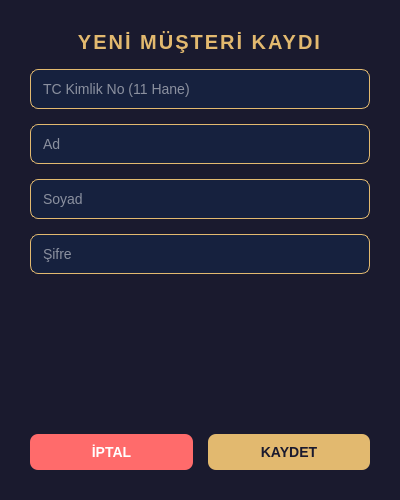
<?xml version="1.0" encoding="UTF-8"?>
<ui version="4.0">
 <class>AddCustomerDialog</class>
 <widget class="QDialog" name="AddCustomerDialog">
  <property name="geometry">
   <rect>
    <x>0</x>
    <y>0</y>
    <width>400</width>
    <height>500</height>
   </rect>
  </property>
  <property name="windowTitle">
   <string>Yeni Müşteri Ekle</string>
  </property>
  <property name="styleSheet">
   <string>QDialog {
    background-color: #1a1a2e;
}

QLabel {
    color: #e2b96f;
    font-size: 14px;
    font-weight: bold;
}

QLabel#titleLabel {
    font-size: 20px;
    letter-spacing: 2px;
}

QLineEdit {
    background-color: #16213e;
    color: #ffffff;
    border: 1px solid #e2b96f;
    border-radius: 8px;
    padding: 10px;
    font-size: 14px;
}

QPushButton {
    background-color: #e2b96f;
    color: #1a1a2e;
    border-radius: 8px;
    padding: 10px;
    font-weight: bold;
    font-size: 14px;
}

QPushButton:hover {
    background-color: #cda256;
}

QPushButton#btnCancel {
    background-color: #ff6b6b;
    color: white;
}

QPushButton#btnCancel:hover {
    background-color: #e55a5a;
}
</string>
  </property>
  <layout class="QVBoxLayout" name="verticalLayout">
   <property name="spacing">
    <number>15</number>
   </property>
   <property name="leftMargin">
    <number>30</number>
   </property>
   <property name="topMargin">
    <number>30</number>
   </property>
   <property name="rightMargin">
    <number>30</number>
   </property>
   <property name="bottomMargin">
    <number>30</number>
   </property>
   <item>
    <widget class="QLabel" name="titleLabel">
     <property name="text">
      <string>YENİ MÜŞTERİ KAYDI</string>
     </property>
     <property name="alignment">
      <set>Qt::AlignmentFlag::AlignCenter</set>
     </property>
    </widget>
   </item>
   <item>
    <widget class="QLineEdit" name="editTc">
     <property name="placeholderText">
      <string>TC Kimlik No (11 Hane)</string>
     </property>
     <property name="maxLength">
      <number>11</number>
     </property>
    </widget>
   </item>
   <item>
    <widget class="QLineEdit" name="editAd">
     <property name="placeholderText">
      <string>Ad</string>
     </property>
    </widget>
   </item>
   <item>
    <widget class="QLineEdit" name="editSoyad">
     <property name="placeholderText">
      <string>Soyad</string>
     </property>
    </widget>
   </item>
   <item>
    <widget class="QLineEdit" name="editSifre">
     <property name="echoMode">
      <enum>QLineEdit::EchoMode::Password</enum>
     </property>
     <property name="placeholderText">
      <string>Şifre</string>
     </property>
    </widget>
   </item>
   <item>
    <spacer name="verticalSpacer">
     <property name="orientation">
      <enum>Qt::Orientation::Vertical</enum>
     </property>
     <property name="sizeHint" stdset="0">
      <size>
       <width>20</width>
       <height>40</height>
      </size>
     </property>
    </spacer>
   </item>
   <item>
    <layout class="QHBoxLayout" name="horizontalLayout">
     <property name="spacing">
      <number>15</number>
     </property>
     <item>
      <widget class="QPushButton" name="btnCancel">
       <property name="text">
        <string>İPTAL</string>
       </property>
      </widget>
     </item>
     <item>
      <widget class="QPushButton" name="btnSave">
       <property name="text">
        <string>KAYDET</string>
       </property>
      </widget>
     </item>
    </layout>
   </item>
  </layout>
 </widget>
 <resources/>
 <connections/>
</ui>
